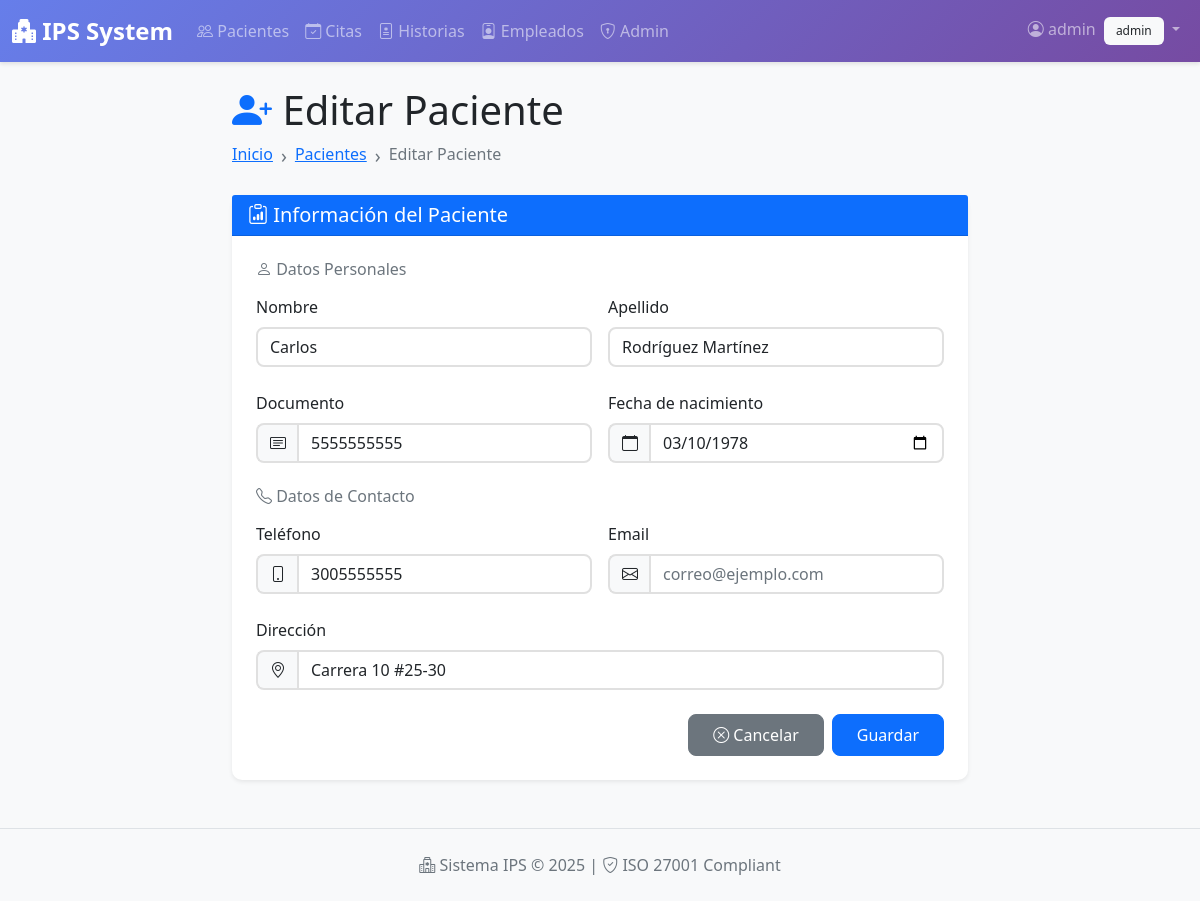
The page /patients/3/edit (signed in) on the database its author committed.
### app/models.py (models this page shows, shortened)
class User(UserMixin, db.Model):
    id = db.Column(db.Integer, primary_key=True)
    username = db.Column(db.String(100), unique=True, nullable=False)
    password_hash = db.Column(db.String(128))
    email = db.Column(db.String(120), nullable=True)
    role = db.Column(db.String(50), default='recepcionista', nullable=False)  # admin, medico, recepcionista, enfermero
    failed_login_attempts = db.Column(db.Integer, default=0)
    locked_until = db.Column(db.DateTime, nullable=True)
    def has_role(self, role: str) -> bool:
        return self.role == role
    def has_any_role(self, *roles) -> bool:
        return self.role in roles

class Patient(db.Model):
    __tablename__ = 'patients'
    id = db.Column(db.Integer, primary_key=True)
    first_name = db.Column(db.String(100), nullable=False)
    last_name = db.Column(db.String(100), nullable=False)
    document = db.Column(db.String(20), unique=True, nullable=False)
    birth_date = db.Column(db.Date, nullable=True)
    phone = db.Column(db.String(20), nullable=True)
    email = db.Column(db.String(120), nullable=True)
    address = db.Column(db.String(255), nullable=True)
    created_at = db.Column(db.DateTime, default=datetime.utcnow, nullable=False)
    appointments = db.relationship('Appointment', backref='patient', lazy=True, cascade="all, delete-orphan")
    records = db.relationship('MedicalRecord', backref='patient', lazy=True, cascade="all, delete-orphan")

### app/patients/routes.py (the view, shortened to what this page needs)
@patients_bp.route('/<int:patient_id>/edit', methods=['GET', 'POST'])
@login_required
@require_any_role('admin', 'recepcionista')
@rate_limit
def edit(patient_id):
    patient = service.get(patient_id)
    if not patient:
        flash('Paciente no encontrado', 'danger')
        return redirect(url_for('patients.index'))
    form = PatientForm(obj=patient)
    return render_template('patients/form.html', form=form, title='Editar Paciente')

### app/forms.py
class PatientForm(FlaskForm):
    first_name = StringField('Nombre', validators=[DataRequired(message='El nombre es requerido')])
    last_name = StringField('Apellido', validators=[DataRequired(message='El apellido es requerido')])
    document = StringField('Documento', validators=[DataRequired(message='El documento es requerido')])
    birth_date = DateField('Fecha de nacimiento', validators=[Optional()])
    phone = StringField('Teléfono', validators=[Optional()])
    email = StringField('Email', validators=[Optional()])
    address = StringField('Dirección', validators=[Optional()])
    submit = SubmitField('Guardar')

### app/adapters/sql_patient_repository.py (called while the page is built)
    def get(self, patient_id: int) -> Patient | None:
        return Patient.query.get(patient_id)

### app/auth/__init__.py (called while the page is built)
@auth_bp.before_app_request
def before_request():
    pass

### app/infrastructure/security/access_control.py (called while the page is built)
def require_any_role(*roles):
    def decorator(f):
        @wraps(f)
        def decorated_function(*args, **kwargs):
            if not current_user.is_authenticated:
                flash('Por favor inicia sesión para acceder.')
                return redirect(url_for('auth.login'))
            if not current_user.has_any_role(*roles):
                flash(f'Acceso denegado. Se requiere uno de los roles: {", ".join(roles)}')
                abort(403)
            return f(*args, **kwargs)
        return decorated_function
    return decorator

### app/infrastructure/security/rate_limiter.py (called while the page is built)
def rate_limit(f):
    @wraps(f)
    def decorated_function(*args, **kwargs):
        limiter = RateLimiter()
        ip_addr = request.remote_addr
        if current_user.is_authenticated:
            rate_key = f"{ip_addr}:{current_user.username}"
        else:
            rate_key = ip_addr
        if limiter.is_rate_limited(rate_key):
            abort(429, description="Demasiadas solicitudes. Intente más tarde.")
        return f(*args, **kwargs)
    return decorated_function

    def is_rate_limited(self, key: str) -> bool:
        now = datetime.now()
        window_start = now - timedelta(seconds=self.window_seconds)
        with self.lock:
            self.requests[key] = [req_time for req_time in self.requests[key]
                                if req_time > window_start]
            if len(self.requests[key]) >= self.max_requests:
                return True
            self.requests[key].append(now)
            return False

### app/services/patient_service.py (called while the page is built)
    def get(self, patient_id: int) -> Optional[Patient]:
        return self.repo.get(patient_id)

### app/templates/patients/form.html (shortened to what this page needs)
{% extends 'base.html' %}
{% block content %}
<div class="container mt-4">
    <div class="row justify-content-center">
        <div class="col-lg-8">
            <div class="mb-4">
                <h1 class="display-6">
                    <i class="bi bi-person-plus-fill text-primary"></i> {{ title }}
                </h1>
                <nav aria-label="breadcrumb">
                    <ol class="breadcrumb">
                        <li class="breadcrumb-item"><a href="{{ url_for('main.index') }}">Inicio</a></li>
                        <li class="breadcrumb-item"><a href="{{ url_for('patients.index') }}">Pacientes</a></li>
                        <li class="breadcrumb-item active">{{ title }}</li>
                    </ol>
                </nav>
            </div>
            <div class="card shadow-sm">
                <div class="card-header bg-primary text-white">
                    <h5 class="mb-0"><i class="bi bi-clipboard-data"></i> Información del Paciente</h5>
                </div>
                <div class="card-body p-4">
                    <form method="post">
                        <h6 class="text-muted mb-3"><i class="bi bi-person"></i> Datos Personales</h6>
                        <div class="row g-3 mb-4">
                            <div class="col-md-6">
                                <label class="form-label">{{ form.first_name.label.text }}</label>
                                {{ form.first_name(class="form-control", placeholder="Ingrese el nombre") }}
                            </div>
                            <div class="col-md-6">
                                <label class="form-label">{{ form.last_name.label.text }}</label>
                                {{ form.last_name(class="form-control", placeholder="Ingrese el apellido") }}
                            </div>
                        </div>
                        <div class="row g-3 mb-4">
                            <div class="col-md-6">
                                <label class="form-label">{{ form.document.label.text }}</label>
                                <div class="input-group">
                                    <span class="input-group-text"><i class="bi bi-card-text"></i></span>
                                    {{ form.document(class="form-control", placeholder="Número de documento") }}
                                </div>
                            </div>
                            <div class="col-md-6">
                                <label class="form-label">{{ form.birth_date.label.text }}</label>
                                <div class="input-group">
                                    <span class="input-group-text"><i class="bi bi-calendar"></i></span>
                                    {{ form.birth_date(class="form-control") }}
                                </div>
                            </div>
                        </div>
                        <h6 class="text-muted mb-3"><i class="bi bi-telephone"></i> Datos de Contacto</h6>
                        <div class="row g-3 mb-4">
                            <div class="col-md-6">
                                <label class="form-label">{{ form.phone.label.text }}</label>
                                <div class="input-group">
                                    <span class="input-group-text"><i class="bi bi-phone"></i></span>
                                    {{ form.phone(class="form-control", placeholder="Número de teléfono") }}
                                </div>
                            </div>
                            <div class="col-md-6">
                                <label class="form-label">{{ form.email.label.text }}</label>
                                <div class="input-group">
                                    <span class="input-group-text"><i class="bi bi-envelope"></i></span>
                                    {{ form.email(class="form-control", placeholder="correo@ejemplo.com") }}
                                </div>
                            </div>
                        </div>
                        <div class="mb-4">
                            <label class="form-label">{{ form.address.label.text }}</label>
                            <div class="input-group">
                                <span class="input-group-text"><i class="bi bi-geo-alt"></i></span>
                                {{ form.address(class="form-control", placeholder="Dirección completa") }}
                            </div>
                        </div>
                        <div class="d-grid gap-2 d-md-flex justify-content-md-end">
                            <a href="{{ url_for('patients.index') }}" class="btn btn-secondary">
                                <i class="bi bi-x-circle"></i> Cancelar
                            </a>
                            {{ form.submit(class="btn btn-primary") }}
                        </div>
                    </form>
                </div>
            </div>
        </div>
    </div>
</div>
{% endblock %}

### app/templates/base.html (shortened to what this page needs)
<!DOCTYPE html>
<html lang="es">
<head>
    <link href="https://cdn.jsdelivr.net/npm/bootstrap@5.1.3/dist/css/bootstrap.min.css" rel="stylesheet">
    <link rel="stylesheet" href="https://cdn.jsdelivr.net/npm/bootstrap-icons@1.8.0/font/bootstrap-icons.css">
    <link rel="stylesheet" href="{{ url_for('static', filename='css/custom.css') }}">
</head>
<body>
    <nav class="navbar navbar-expand-lg navbar-dark" style="background: linear-gradient(135deg, #667eea 0%, #764ba2 100%);">
        <div class="container-fluid">
            <a class="navbar-brand" href="{{ url_for('main.index') }}">
                <i class="bi bi-hospital-fill"></i> IPS System
            </a>
            <div class="collapse navbar-collapse" id="navbarNav">
                <ul class="navbar-nav me-auto">
                    {% if current_user.is_authenticated %}
                        <li class="nav-item">
                            <a class="nav-link {% if request.endpoint == 'patients.index' %}active{% endif %}" href="{{ url_for('patients.index') }}">
                                <i class="bi bi-people"></i> Pacientes
                            </a>
                        </li>
                        {% if has_endpoint('appointments.index') %}
                        <li class="nav-item">
                            <a class="nav-link {% if request.endpoint and 'appointments' in request.endpoint %}active{% endif %}" href="{{ url_for('appointments.index') }}">
                                <i class="bi bi-calendar-check"></i> Citas
                            </a>
                        </li>
                        {% endif %}
                        {% if has_endpoint('records.list_records') %}
                        <li class="nav-item">
                            <a class="nav-link {% if request.endpoint and 'records' in request.endpoint %}active{% endif %}" href="{{ url_for('records.list_records') }}">
                                <i class="bi bi-file-medical"></i> Historias
                            </a>
                        </li>
                        {% endif %}
                        {% if has_endpoint('employees.index') %}
                        <li class="nav-item">
                            <a class="nav-link {% if request.endpoint and 'employees' in request.endpoint %}active{% endif %}" href="{{ url_for('employees.index') }}">
                                <i class="bi bi-person-badge"></i> Empleados
                            </a>
                        </li>
                        {% endif %}
                        {% if current_user.has_role('admin') and has_endpoint('admin.list_users') %}
                        <li class="nav-item">
                            <a class="nav-link {% if request.endpoint and 'admin' in request.endpoint %}active{% endif %}" href="{{ url_for('admin.list_users') }}">
                                <i class="bi bi-shield-lock"></i> Admin
                            </a>
                        </li>
                        {% endif %}
                    {% endif %}
                </ul>
                <ul class="navbar-nav">
                    {% if current_user.is_authenticated %}
                        <li class="nav-item dropdown">
                            <a class="nav-link dropdown-toggle" href="#" id="userDropdown" role="button" data-bs-toggle="dropdown">
                                <i class="bi bi-person-circle"></i> {{ current_user.username }}
                                <span class="badge bg-light text-dark ms-1">{{ current_user.role }}</span>
                            </a>
                        </li>
                    {% endif %}
                </ul>
            </div>
        </div>
    </nav>
    <main class="fade-in">
        {% block content %}{% endblock %}
    </main>
    <footer class="mt-5 py-4 bg-light border-top">
        <div class="container text-center text-muted">
            <p class="mb-0">
                <i class="bi bi-hospital"></i> Sistema IPS &copy; 2025 |
                <i class="bi bi-shield-check"></i> ISO 27001 Compliant
            </p>
        </div>
    </footer>
</body>
</html>

### app/static/css/custom.css (style rules this page uses)
:root { --primary-gradient: linear-gradient(135deg, #667eea 0%, #764ba2 100%); --success-gradient: linear-gradient(135deg, #11998e 0%, #38ef7d 100%); --info-gradient: linear-gradient(135deg, #3a7bd5 0%, #00d2ff 100%); --warning-gradient: linear-gradient(135deg, #f093fb 0%, #f5576c 100%); }
body { font-family: 'Segoe UI', Tahoma, Geneva, Verdana, sans-serif; background-color: #f8f9fa; }
.navbar { box-shadow: 0 2px 4px rgba(0,0,0,0.1); }
.navbar-brand { font-weight: bold; font-size: 1.5rem; }
.card { border: none; border-radius: 10px; transition: all 0.3s ease; }
.btn { border-radius: 8px; padding: 0.5rem 1.5rem; font-weight: 500; transition: all 0.3s ease; }
.form-control, .form-select { border-radius: 8px; border: 2px solid #e0e0e0; transition: border-color 0.3s ease; }
.input-group-text { border-radius: 8px 0 0 8px; border: 2px solid #e0e0e0; border-right: none; background-color: #f8f9fa; }
.badge { padding: 0.5rem 0.75rem; border-radius: 6px; font-weight: 500; }
.breadcrumb { background-color: transparent; padding: 0; }
.breadcrumb-item + .breadcrumb-item::before { content: "›"; font-size: 1.2rem; }
.fade-in { animation: fadeIn 0.5s ease-in; }

### rows shown on the page
User: username "admin", role "admin"
Patient: first_name "Carlos", last_name "Rodríguez Martínez", document "5555555555", birth_date "03/10/1978", phone "3005555555", address "Carrera 10 #25-30"

### other values the page prints
{{ title }} "Editar Paciente"
